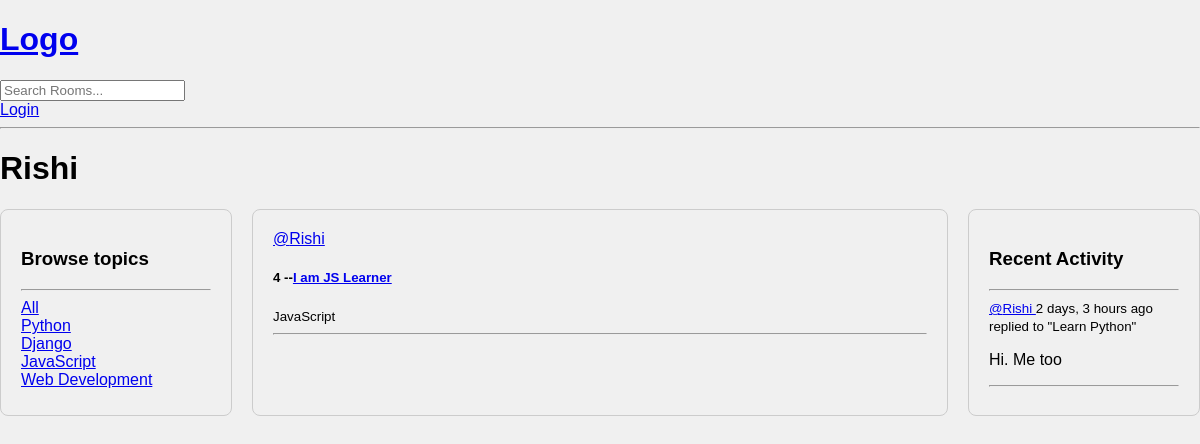
The app's page /profile/2/ with its own data.
### base/models.py (models this page shows)
class Topic(models.Model):
    name = models.CharField(max_length=200)
    def __str__(self):
        return self.name

class Room(models.Model):
    host = models.ForeignKey(User, on_delete=models.SET_NULL, null=True)
    topic = models.ForeignKey(Topic,on_delete=models.SET_NULL, null=True)
    name = models.CharField(max_length=200)
    description = models.TextField(null=True, blank=True)
    participants = models.ManyToManyField(User, related_name='participants', blank=True)
    updated = models.DateTimeField(auto_now=True)
    created = models.DateTimeField(auto_now_add=True)
    class Meta:
        ordering = ['-updated', '-created']
    def __str__(self):
        return self.name

class Message(models.Model):
    user = models.ForeignKey(User, on_delete=models.CASCADE)
    room = models.ForeignKey(Room, on_delete=models.CASCADE)
    body = models.TextField()
    updated = models.DateTimeField(auto_now=True)
    created = models.DateTimeField(auto_now_add=True)
    class Meta:
        ordering = ['-updated', '-created']
    def __str__(self):
        return self.body[0:50]

### base/views.py (the view)
# urls.py: path('profile/<str:pk>/', views.userProfile, name='user-profile'),
def userProfile(request, pk):
    user = User.objects.get(id=pk)  # Fetch the user with the given primary key
    rooms = user.room_set.all()  # Get all rooms created by the user
    room_messages = user.message_set.all()  # Get all messages sent by the user
    topics = Topic.objects.all()  # Get all topics
    context = {'user': user, 'rooms': rooms , 'room_messages': room_messages, 'topics': topics}
    return render(request, 'base/profile.html', context)

### base/templates/base/profile.html (shortened to what this page needs)
{% extends 'main.html' %} {% block content %}
<h1>{{user.username}}</h1>
<div class="profile-container">
  <div>{% include 'base/topics_component.html' %}</div>
  <div>{% include 'base/feed_component.html' %}</div>
  <div>{% include 'base/activity_component.html' %}</div>
</div>
{%endblock content%}

### base/templates/base/topics_component.html
<h3>Browse topics</h3>
<hr />
<div>
  <a href="{% url 'home' %}">All</a>
</div>
{% for topic in topics %}
<div>
  <a href="{% url 'home' %}?q={{topic.name}}">{{topic.name}}</a>
</div>
{% endfor %}

### base/templates/base/feed_component.html (shortened to what this page needs)
<div>
  {% for room in rooms %}
  <div>
    <a href="{% url 'user-profile' room.host.id %}">@{{room.host.username}}</a>
    <h5>{{room.id}} --<a href="{% url 'room' room.id%}">{{room.name}}</a></h5>
    <small>{{room.topic}}</small>
    <hr />
  </div>
  {% endfor %}
</div>

### base/templates/base/activity_component.html (shortened to what this page needs)
<h3>Recent Activity</h3>
<hr />
<div>
  {% for message in room_messages %}
  <div>
    <small
      ><a href="{% url 'user-profile' message.user.id %}">@{{message.user}} </a>
      {{message.created | timesince}} ago</small
    >
    <small>replied to "{{message.room}}"</small>
    <p>{{message}}</p>
    <hr />
  </div>
  {% endfor %}
</div>

### static/styles/main.css (style rules this page uses)
body { background-color: #f0f0f0; font-family: Arial, sans-serif; margin: 0; padding: 0; }

### base/templates/base/profile.html (style rules this page uses)
.profile-container { display: grid; grid-template-columns: 1fr 3fr 1fr; gap: 20px; max-width: 1200px; margin: auto; }
.profile-container > div { padding: 20px; border: 1px solid #ccc; border-radius: 8px; }

### records on screen
Topic: name "Python"
Topic: name "Django"
Topic: name "JavaScript"
Topic: name "Web Development"
Room: host.username "Rishi", id "4", name "I am JS Learner", topic "JavaScript"
Message: user "Rishi", created "2 days, 3 hours", room "Learn Python", body "Hi. Me too"

### other values on screen
{{ user.username }} "Rishi"
